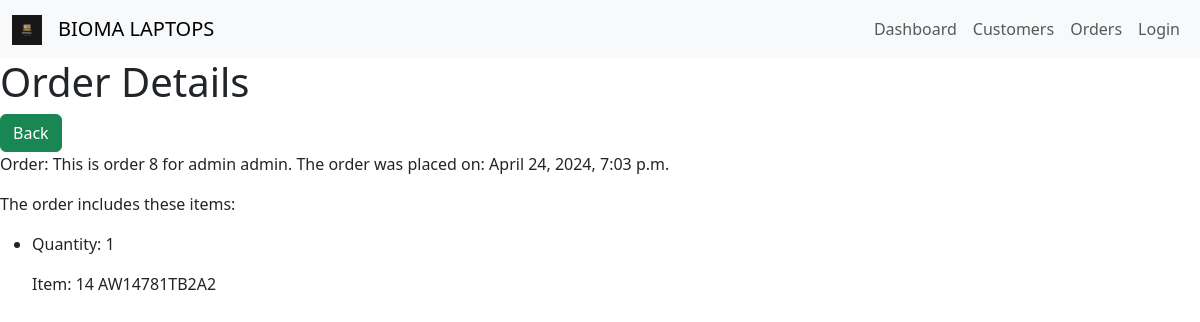
Page /orders/8/ on the committed database.
### shop/models.py (models this page shows, shortened)
class Order(models.Model):
    customer = models.ForeignKey(Customer, on_delete=models.CASCADE, null=True, blank=True)
    first_name = models.CharField(max_length=50)
    last_name = models.CharField(max_length=50)
    email = models.EmailField()
    address = models.CharField(max_length=250)
    postal_code = models.CharField(max_length=20)
    city = models.CharField(max_length=100)
    created = models.DateTimeField(auto_now_add=True)
    updated = models.DateTimeField(auto_now=True)
    paid = models.BooleanField(default=False)
    class Meta:
        ordering = ('-created',)

class OrderItem(models.Model):
    order = models.ForeignKey(Order, related_name='items', on_delete=models.CASCADE)
    product = models.ForeignKey(Product, related_name='order_items', on_delete=models.CASCADE)
    price = models.DecimalField(max_digits=10, decimal_places=2)
    quantity = models.PositiveIntegerField(default=1)

class Product(models.Model):
    category = models.ForeignKey(
        Category,
        related_name='products',
        on_delete=models.CASCADE
    )
    name = models.CharField(max_length=200, db_index=True)
    slug = models.SlugField(max_length=200, db_index=True)
    image = models.URLField(max_length=1000, blank=True)  # Use URLField for storing image URLs
    description = models.TextField(blank=True)
    price = models.DecimalField(max_digits=10, decimal_places=2)
    available = models.BooleanField(default=True)
    created = models.DateTimeField(auto_now_add=True)
    updated = models.DateTimeField(auto_now=True)
    class Meta:
        ordering = ('name',)
        index_together = (('id', 'slug'),)
    def __str__(self):
        return self.name

### shop/views/orders.py (the view)
# urls.py: path('orders/<int:id>/', orders.orders_detail, name='orders_detail'),
def orders_detail(request, id):
    try:
        order = get_object_or_404(Order, id=id)
        customer = order.customer
        user = get_object_or_404(User, id=customer.pk)
        order_items = OrderItem.objects.filter(order_id=order.id)
        return render(request, 'orders/detail.html', {'order' : order, 'user': user, 'order_items': order_items})
    except Exception as e:
            return HttpResponse("Error: {}".format(str(e)), status=500)

### shop/context_processors.py (called while the page is built)
def cart(request):
    return {'cart': Cart(request)}

### shop/templates/orders/detail.html (shortened to what this page needs)
{% extends 'base.html' %}
{% block content %}
    <h1>Order Details</h1>
    <div class="text-right">
        <a href="{% url 'order_list' %}" class="btn btn-success">Back</a>
    </div>
    <p>Order:
        This is order {{ order.id }} for {{ user.first_name }} {{ user.last_name }}. The order was placed on: {{ order.created }}
    </p>
    <p>The order includes these items:</p>
    <ul>
        {% for item in order_items %}
            <li>
                <p>Quantity: {{ item.quantity }}</p>
                <p>Item: {{ item.product }}</p>
            </li>
        {% endfor %}
    </ul>
{% endblock %}

### rows in the picture
Order: id "8", created "April 24, 2024, 7:03 p.m."
OrderItem: quantity "1", product "14 AW14781TB2A2"

### other values in the picture
{{ user.first_name }} "admin"
{{ user.last_name }} "admin"
